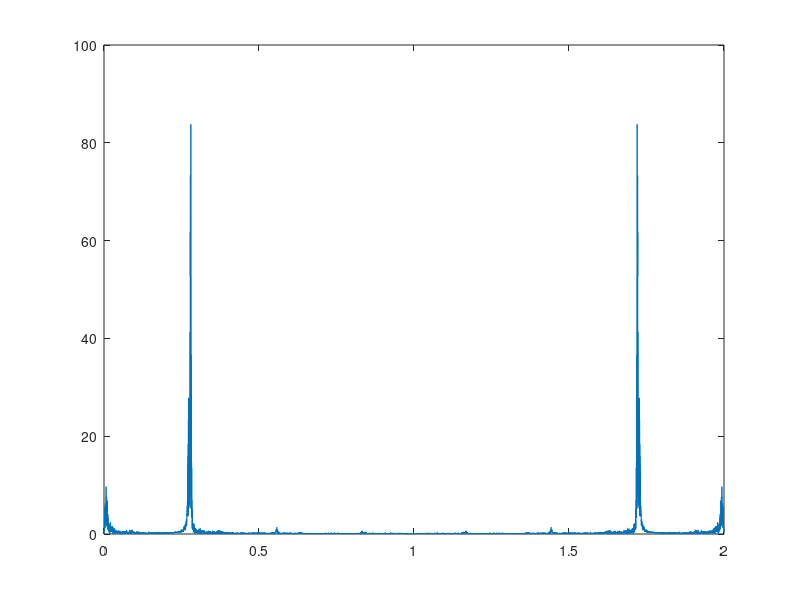
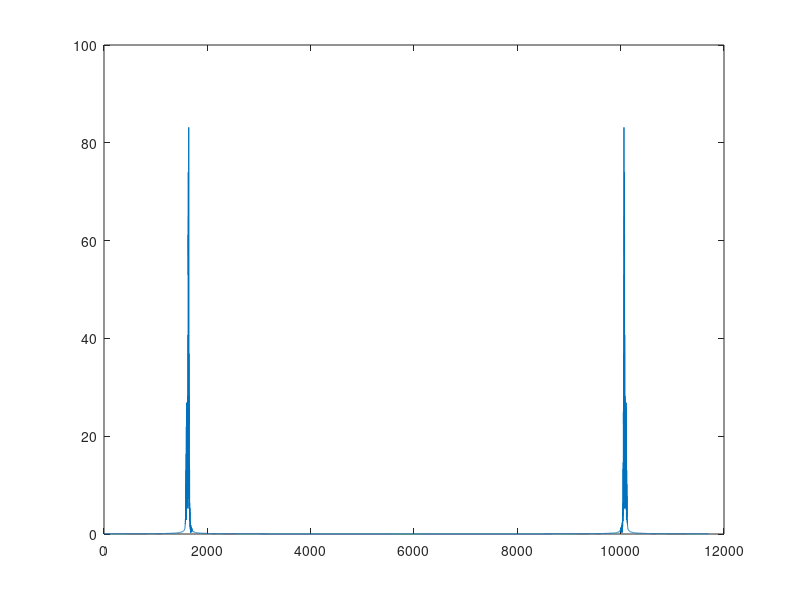

The MATLAB source for these figures, in order: (Note: this script raises an error after producing the figures.)
load whistle.mat

Fs=8000;
w = detrend(y(2, 4300:end));
len = length(w);
x = 0:2/len:1.9999999999;

freq_dom = 0.28;
B = 0.01;

[LPb, LPa] = butter(5, 0.2, 'high');
[BPb,BPa] = butter(5, [freq_dom-B freq_dom+B]);

%w = filtfilt(HPb, HPa, w);
%w = detrend(w, 'constant');
w_filt = filtfilt(BPb, BPa, w);

figure(1);
plot(x,abs(fft(w)));
figure(2);
plot(abs(fft(w_filt)));

E_tot = sig_pow(w)
E_dom = sig_pow(w_filt)

distorsion_time = 1-E_dom/E_tot

w_fft = fft(w);

E_tot = sig_pow(w_fft)
w_fft_dom = [w_fft(floor((freq_dom-B)*len/2):floor((freq_dom+B)*len/2)) w_fft(floor(len-(freq_dom+B)*len/2):floor(len-(freq_dom-B)*len/2))];
E_dom = sum(abs(w_fft_dom).^2)/len;

distorsion_freq = 1- E_dom/E_tot


%{
lambada = [];
for i = (1:50)
    [th, P, lam, epsi] = sig2ar(w',i);
    lambada = [lambada lam];
end
figure(4);
plot(lambada);
%}


na = 10
[th, P, lam, epsi] = sig2ar(w',na);
root_angle = angle(roots(th))*2./pi
A = 0.1;
est = rand(na,1)*A;
for i = na+1:len-na
    if(mod(i, 1) == 0)
        est = [est; est(i-1:-1:i-na)'*-th+randn(1)*A];
    else
        est = [est; est(i-1:-1:i-na)'*-th];
    end
end
figure(5);
plot(abs(fft(detrend(filtfilt(BPb,BPa,est), 'constant'))));
plot(est);
sound(est*0.1);
sound(w);
figure(3);
plot(abs(fft(filter(1,th,[zeros(200, 1); 1; zeros(200,1)]))));
[b,a] = arma2spec(1, th', 1);
est2 = filter(b,a,randn(10000,1).*(rem((1:10000),10)==0)'*0.1);
figure(6);
plot(psd(spectrum.welch, (w)));
figure(7);
plot(psd(spectrum.welch, (est)));
%plot(abs(fft(est2)));